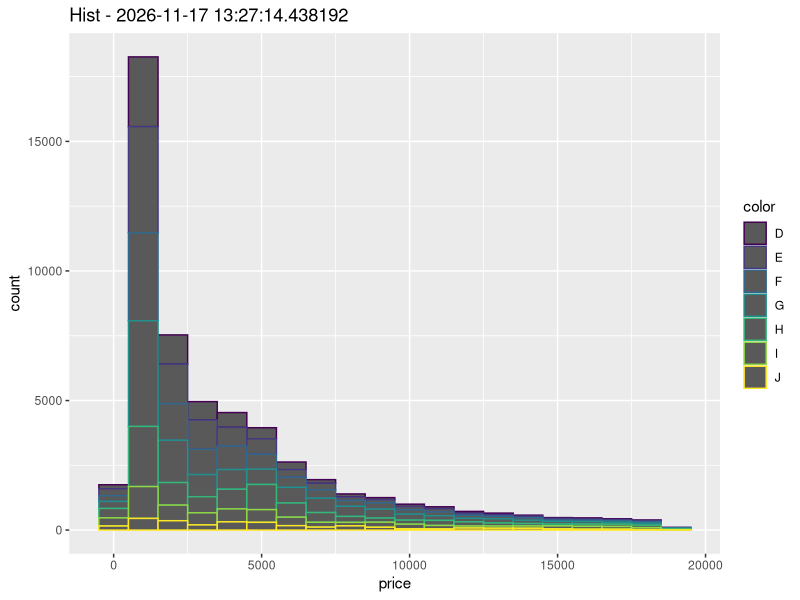

The R script that drew this image:
## ---- chunk 1
knitr::opts_chunk$set(echo = TRUE)
## ---- chunk 2
library(ggplot2)
data <- data(diamonds)
## ---- chunk 3
plt <- ggplot2::ggplot(mapping = aes(x=price, color= color), data=diamonds) +
  geom_histogram(binwidth=1000) +
  ggtitle(paste0("Hist - ", Sys.time()))
